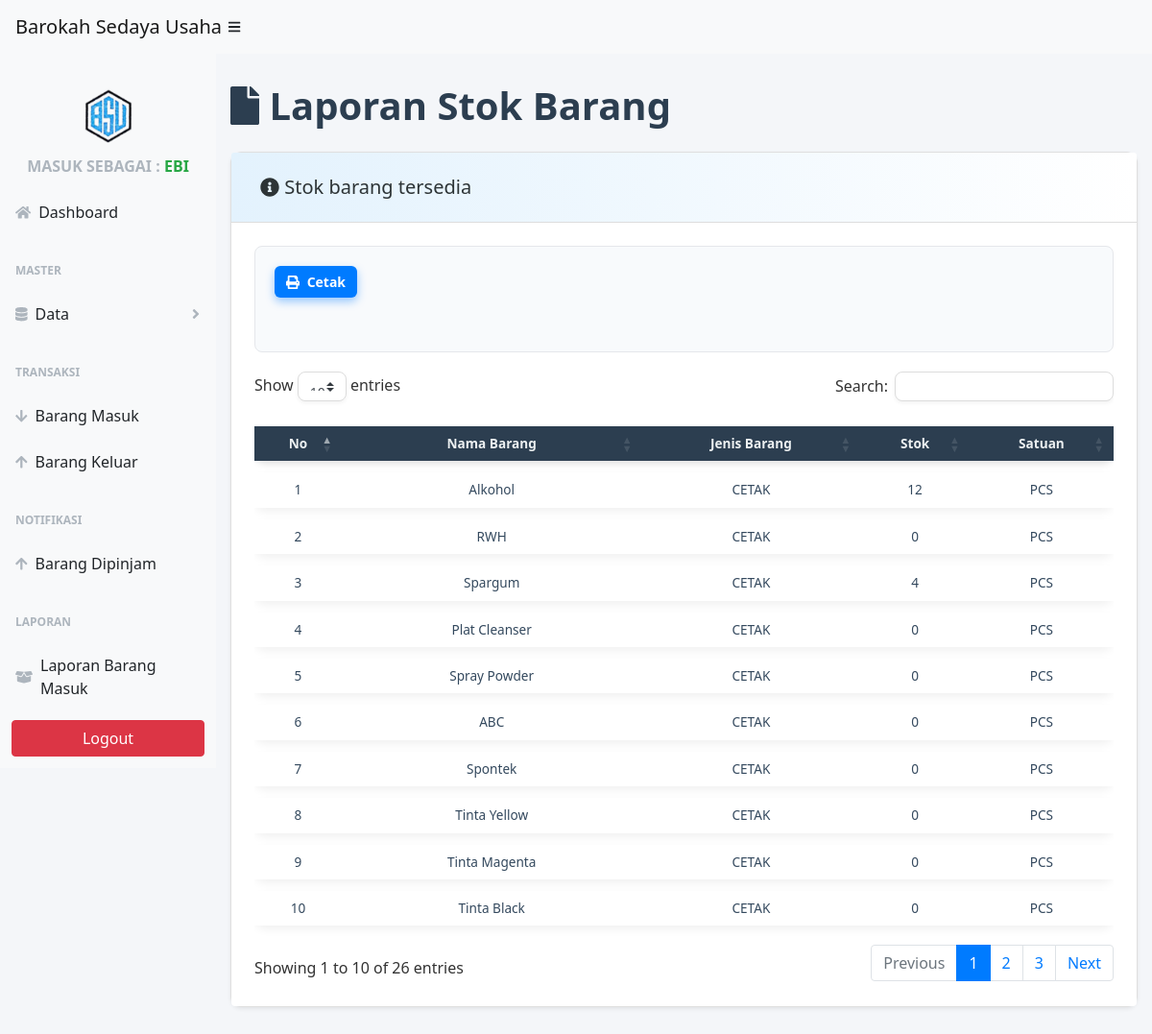
Page /users/index.php?page=laporan_stok (signed in) on the committed database.
### tables this page shows
CREATE TABLE `databarang` (
  `id_barang` int(11) NOT NULL,
  `nama_barang` varchar(255) NOT NULL,
  `id_jenis` int(11) DEFAULT NULL,
  `id_satuan` int(11) DEFAULT NULL,
  `stok` int(11) NOT NULL,
  `tanggal_ditambahkan` timestamp NOT NULL DEFAULT current_timestamp(),
  `id_supplier` int(11) DEFAULT NULL
);

CREATE TABLE `jenisbarang` (
  `id_jenis` int(11) NOT NULL,
  `nama_jenis` varchar(100) NOT NULL,
  `deskripsi` text DEFAULT NULL
);

CREATE TABLE `satuan` (
  `id_satuan` int(11) NOT NULL,
  `satuan` varchar(50) NOT NULL
);

### users/page/laporan/laporan_stok.php (the view, shortened to what this page needs)
<?php
$sql = "SELECT db.id_barang, db.nama_barang, jb.nama_jenis AS jenis_barang, db.stok, s.satuan
FROM databarang db
JOIN jenisbarang jb ON db.id_jenis = jb.id_jenis
JOIN satuan s ON db.id_satuan = s.id_satuan";
$result = $conn->query($sql);
?>
<div class="container-fluid">
    <div class="bg-dasboard">
        <h1 class="mt-4 mb-4"><i class="fas fa-file"></i> Laporan Stok Barang</h1>
    </div>
    <div class="card mb-4 shadow-sm">
        <div class="card-header">
            <h5 class="mb-0"><i class="fas fa-info-circle"></i> Stok barang tersedia</h5>
        </div>
        <div class="card-body p-3 p-md-4 bg-white rounded">
            <div class="filter-controls">
                <div class="row">
                    <div class="col-md-6">
                        <button class="btn btn-primary btn-sm" onclick="customPrint()">
                            <i class="fas fa-print mr-1"></i> Cetak
                        </button>
                    </div>
                </div>
            </div>
            <div class="table-responsive">
                <table class="table table-borderless table-sm" id="dataTable" width="100%" cellspacing="0">
                    <thead>
                        <tr>
                            <th>No</th>
                            <th>Nama Barang</th>
                            <th>Jenis Barang</th>
                            <th>Stok</th>
                            <th>Satuan</th>
                        </tr>
                    </thead>
                    <tbody>
                        <?php
                        if ($result->num_rows > 0) {
                            for ($no = 1; $data = $result->fetch_assoc(); $no++) {
                        ?>
                                <tr>
                                    <td data-label="No"><?= $no ?></td>
                                    <td data-label="Nama Barang"><?= $data['nama_barang'] ?></td>
                                    <td data-label="Jenis Barang"><?= $data['jenis_barang'] ?></td>
                                    <td data-label="Stok"><?= $data['stok'] ?></td>
                                    <td data-label="Satuan"><?= $data['satuan'] ?></td>
                                </tr>
                        <?php
                            }
                        } else {
                            echo "<tr><td colspan='5' class='text-center'>Tidak ada data</td></tr>";
                        }
                        ?>
                    </tbody>
                </table>
            </div>
        </div>
    </div>
</div>

### users/page/laporan/laporan_stok.php (style rules this page uses)
body { font-family: 'Segoe UI', Tahoma, Geneva, Verdana, sans-serif; background-color: #f4f6f9; color: #333; }
.container-fluid { max-width: 100%; margin: 30px auto; padding: 0 15px; }
.bg-dasboard h1 { font-weight: 700; color: #2c3e50; }
.card { background: #fff; border-radius: 12px; box-shadow: 0 8px 20px rgba(0,0,0,0.1); transition: box-shadow 0.3s ease; }
.card-header { padding: 24px 30px; font-weight: 700; font-size: 1.4rem; background: linear-gradient(to right, #e3f2fd, #ffffff); border-bottom: 1px solid #ddd; display: flex; justify-content: space-between; align-items: center; color: #2d3436; border-top-left-radius: 16px; border-top-right-radius: 16px; }
.btn-primary { background-color: #007bff; color: #fff; border: none; padding: 10px 18px; font-weight: 600; border-radius: 8px; transition: 0.3s; box-shadow: 0 4px 10px rgba(0, 123, 255, 0.4); margin-right: 8px; }
.row { margin-bottom: 20px; }
#dataTable { width: 100%; border-collapse: separate; border-spacing: 0 12px; font-size: 0.85rem; }
#dataTable thead tr { background-color: #2c3e50; color: #ecf0f1; text-align: center; border-radius: 12px; box-shadow: 0 4px 6px rgba(0,0,0,0.1); display: table-row; }
#dataTable th, #dataTable td { padding: 8px 12px; vertical-align: middle !important; transition: background-color 0.3s ease; text-align: center; font-size: 0.85rem; }
#dataTable tbody tr { background: #fff; box-shadow: 0 4px 10px rgba(0,0,0,0.06); border-radius: 12px; transition: all 0.3s ease-in-out; }
#dataTable td { color: #34495e; }
.card-body { padding: 30px; }
.btn-sm { padding: 0.375rem 0.75rem; font-size: 0.875rem; line-height: 1.5; border-radius: 6px; }
.filter-controls { background: #f8fafc; padding: 20px; border-radius: 8px; margin-bottom: 20px; border: 1px solid #e5e7eb; }
.filter-controls button { margin-right: 8px; }

### rows in the picture
databarang: nama_barang "Alkohol", id_jenis.nama_jenis "CETAK", stok "12", id_satuan.satuan "PCS"
databarang: nama_barang "RWH", id_jenis.nama_jenis "CETAK", stok "0", id_satuan.satuan "PCS"
databarang: nama_barang "Spargum", id_jenis.nama_jenis "CETAK", stok "4", id_satuan.satuan "PCS"
databarang: nama_barang "Plat Cleanser", id_jenis.nama_jenis "CETAK", stok "0", id_satuan.satuan "PCS"
databarang: nama_barang "Spray Powder", id_jenis.nama_jenis "CETAK", stok "0", id_satuan.satuan "PCS"
databarang: nama_barang "ABC", id_jenis.nama_jenis "CETAK", stok "0", id_satuan.satuan "PCS"
databarang: nama_barang "Spontek", id_jenis.nama_jenis "CETAK", stok "0", id_satuan.satuan "PCS"
databarang: nama_barang "Tinta Yellow", id_jenis.nama_jenis "CETAK", stok "0", id_satuan.satuan "PCS"
databarang: nama_barang "Tinta Magenta", id_jenis.nama_jenis "CETAK", stok "0", id_satuan.satuan "PCS"
databarang: nama_barang "Tinta Black", id_jenis.nama_jenis "CETAK", stok "0", id_satuan.satuan "PCS"

### other values in the picture
$role "EBI"
